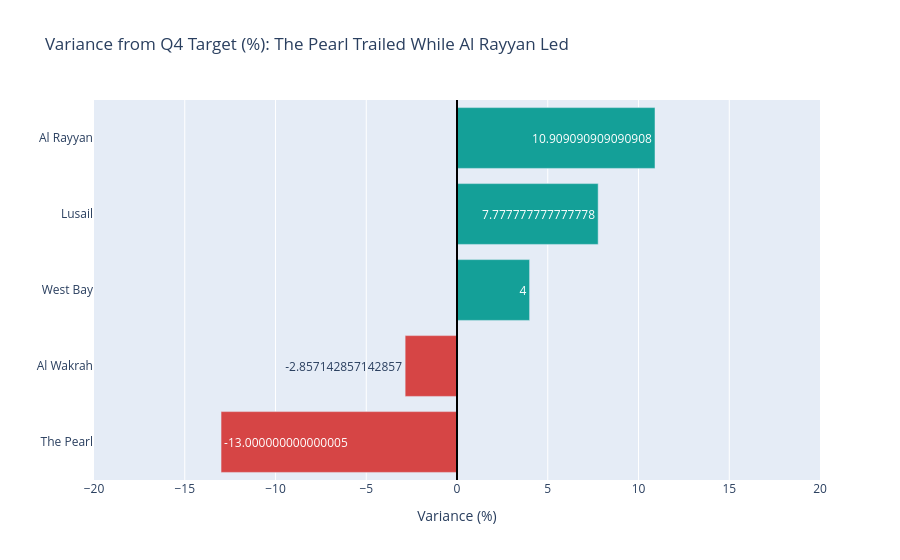

The notebook cell saved with this chart:
### Code cell
# --- Plotly Express Implementation: Diverging Variance Bar Chart ---
fig_var = px.bar(
    df_var_sorted, 
    x="pct_variance", 
    y="zone", 
    orientation="h",
    color="miss",
    color_discrete_map={False: "#14A098", True: "#D64545"},
    text_auto="+.1f",
    title="Variance from Q4 Target (%): The Pearl Trailed While Al Rayyan Led",
    labels={"pct_variance": "Variance (%)", "zone": ""}
)

fig_var.add_vline(x=0, line_width=2, line_color="black")
fig_var.update_xaxes(range=[-20, 20])
fig_var.update_layout(showlegend=False)
fig_var.show()

### Figure 1 — Plotly figure (JSON) as saved in the notebook; plotly's stock layout.template omitted (floating-point values rounded to 4 significant figures)
{"data": [{"hovertemplate": "miss=True<br>Variance (%)=%{x}<br>=%{y}<extra></extra>", "legendgroup": "True", "marker": {"color": "#D64545", "pattern": {"shape": ""}}, "name": "True", "orientation": "h", "showlegend": true, "textposition": "auto", "texttemplate": "%{x:+.1f}", "type": "bar", "x": [-13.0, -2.857], "xaxis": "x", "y": ["The Pearl", "Al Wakrah"], "yaxis": "y"}, {"hovertemplate": "miss=False<br>Variance (%)=%{x}<br>=%{y}<extra></extra>", "legendgroup": "False", "marker": {"color": "#14A098", "pattern": {"shape": ""}}, "name": "False", "orientation": "h", "showlegend": true, "textposition": "auto", "texttemplate": "%{x:+.1f}", "type": "bar", "x": [4.0, 7.778, 10.91], "xaxis": "x", "y": ["West Bay", "Lusail", "Al Rayyan"], "yaxis": "y"}], "layout": {"barmode": "relative", "legend": {"title": {"text": "miss"}, "tracegroupgap": 0}, "shapes": [{"line": {"color": "black", "width": 2}, "type": "line", "x0": 0, "x1": 0, "xref": "x", "y0": 0, "y1": 1, "yref": "y domain"}], "showlegend": false, "title": {"text": "Variance from Q4 Target (%): The Pearl Trailed While Al Rayyan Led"}, "xaxis": {"anchor": "y", "domain": [0, 1], "range": [-20, 20], "title": {"text": "Variance (%)"}}, "yaxis": {"anchor": "x", "domain": [0, 1], "title": {"text": ""}}}}
